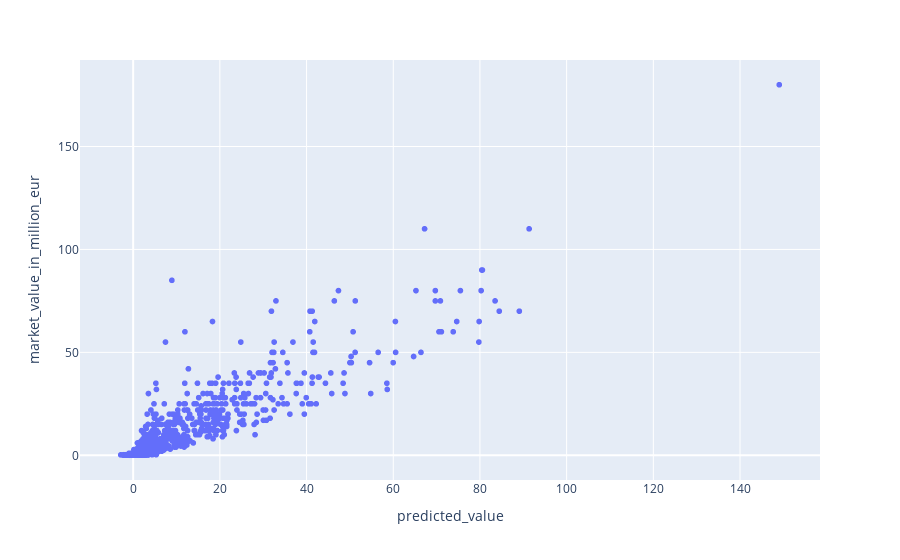

This figure's notebook cell:
### Code cell
predicted_dfs, regressor, y_test = predict_future_values(
    pdf_train, 
    pdf_test,
    prediction_years=[2023, 2024, 2025, 2026, 2027, 2028, 2029, 2030, 2031, 2032, 2033, 2034, 2035, 2036, 2037, 2038],
    features=features
)

forecast_df = pd.concat(predicted_dfs, ignore_index=True)

### Figure 1 — Plotly figure (JSON) as saved in the notebook; plotly's stock layout.template omitted (floating-point values rounded to 4 significant figures; data arrays with more than 128 entries replaced by an {"elided": "..."} marker saying what was removed)
{"data": [{"customdata": {"elided": "1317x2 mixed values"}, "hovertemplate": "predicted_value=%{x}<br>market_value_in_million_eur=%{y}<br>name=%{customdata[0]}<br>age=%{customdata[1]}<extra></extra>", "legendgroup": "", "marker": {"color": "#636efa", "symbol": "circle"}, "mode": "markers", "name": "", "showlegend": false, "type": "scattergl", "x": {"elided": "1317 float values"}, "xaxis": "x", "y": {"elided": "1317 float values"}, "yaxis": "y"}], "layout": {"legend": {"tracegroupgap": 0}, "margin": {"t": 60}, "xaxis": {"anchor": "y", "domain": [0, 1], "title": {"text": "predicted_value"}}, "yaxis": {"anchor": "x", "domain": [0, 1], "title": {"text": "market_value_in_million_eur"}}}}
